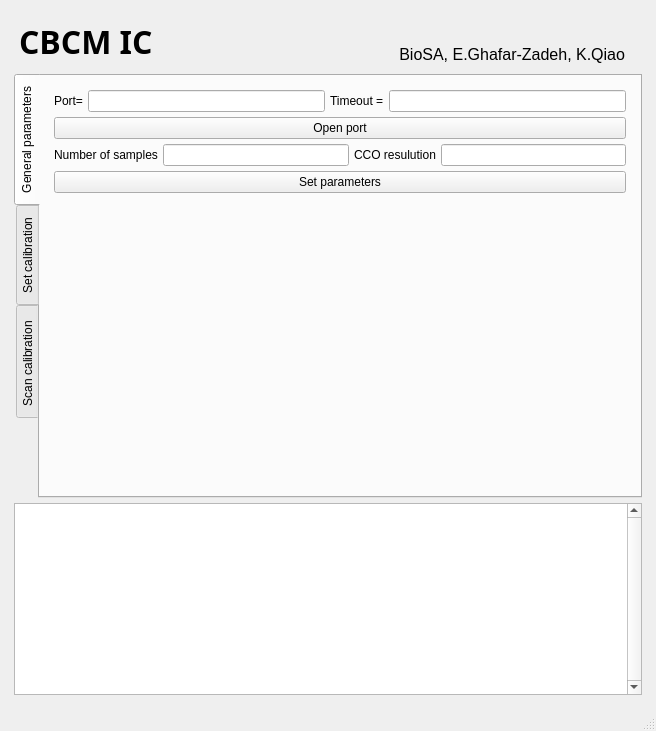
<?xml version="1.0" encoding="UTF-8"?>
<ui version="4.0">
 <class>MainWindow</class>
 <widget class="QMainWindow" name="MainWindow">
  <property name="geometry">
   <rect>
    <x>0</x>
    <y>0</y>
    <width>656</width>
    <height>731</height>
   </rect>
  </property>
  <property name="sizePolicy">
   <sizepolicy hsizetype="Preferred" vsizetype="Fixed">
    <horstretch>0</horstretch>
    <verstretch>0</verstretch>
   </sizepolicy>
  </property>
  <property name="windowTitle">
   <string>MainWindow</string>
  </property>
  <widget class="QWidget" name="centralwidget">
   <layout class="QVBoxLayout" name="verticalLayout_3">
    <item>
     <layout class="QVBoxLayout" name="overall_layout">
      <property name="spacing">
       <number>5</number>
      </property>
      <property name="leftMargin">
       <number>5</number>
      </property>
      <property name="topMargin">
       <number>5</number>
      </property>
      <property name="rightMargin">
       <number>5</number>
      </property>
      <property name="bottomMargin">
       <number>5</number>
      </property>
      <item>
       <layout class="QHBoxLayout" name="title_layout">
        <property name="spacing">
         <number>5</number>
        </property>
        <property name="leftMargin">
         <number>5</number>
        </property>
        <property name="topMargin">
         <number>5</number>
        </property>
        <property name="rightMargin">
         <number>5</number>
        </property>
        <property name="bottomMargin">
         <number>5</number>
        </property>
        <item>
         <widget class="QLabel" name="title">
          <property name="font">
           <font>
            <family>Arial Black</family>
            <pointsize>24</pointsize>
            <weight>75</weight>
            <bold>true</bold>
           </font>
          </property>
          <property name="locale">
           <locale language="English" country="Canada"/>
          </property>
          <property name="text">
           <string>CBCM IC</string>
          </property>
          <property name="textFormat">
           <enum>Qt::AutoText</enum>
          </property>
          <property name="alignment">
           <set>Qt::AlignLeading|Qt::AlignLeft|Qt::AlignTop</set>
          </property>
         </widget>
        </item>
        <item>
         <widget class="QLabel" name="authors">
          <property name="sizePolicy">
           <sizepolicy hsizetype="Preferred" vsizetype="Preferred">
            <horstretch>0</horstretch>
            <verstretch>0</verstretch>
           </sizepolicy>
          </property>
          <property name="font">
           <font>
            <pointsize>12</pointsize>
           </font>
          </property>
          <property name="locale">
           <locale language="English" country="Canada"/>
          </property>
          <property name="text">
           <string>BioSA, E.Ghafar-Zadeh, K.Qiao</string>
          </property>
          <property name="alignment">
           <set>Qt::AlignBottom|Qt::AlignRight|Qt::AlignTrailing</set>
          </property>
         </widget>
        </item>
        <item>
         <widget class="QLabel" name="logo">
          <property name="sizePolicy">
           <sizepolicy hsizetype="Fixed" vsizetype="Fixed">
            <horstretch>0</horstretch>
            <verstretch>0</verstretch>
           </sizepolicy>
          </property>
          <property name="locale">
           <locale language="English" country="Canada"/>
          </property>
          <property name="text">
           <string/>
          </property>
          <property name="textFormat">
           <enum>Qt::RichText</enum>
          </property>
          <property name="pixmap">
           <pixmap>rsz_3lassonde_300.jpg</pixmap>
          </property>
         </widget>
        </item>
       </layout>
      </item>
      <item>
       <widget class="QTabWidget" name="tabWidget">
        <property name="sizePolicy">
         <sizepolicy hsizetype="Preferred" vsizetype="Expanding">
          <horstretch>0</horstretch>
          <verstretch>0</verstretch>
         </sizepolicy>
        </property>
        <property name="layoutDirection">
         <enum>Qt::LeftToRight</enum>
        </property>
        <property name="locale">
         <locale language="English" country="Canada"/>
        </property>
        <property name="tabPosition">
         <enum>QTabWidget::West</enum>
        </property>
        <property name="currentIndex">
         <number>0</number>
        </property>
        <property name="iconSize">
         <size>
          <width>16</width>
          <height>16</height>
         </size>
        </property>
        <widget class="QWidget" name="general_parameters">
         <attribute name="title">
          <string>General parameters</string>
         </attribute>
         <layout class="QVBoxLayout" name="verticalLayout_7">
          <item>
           <layout class="QVBoxLayout" name="gen_param_layout">
            <property name="spacing">
             <number>5</number>
            </property>
            <property name="leftMargin">
             <number>5</number>
            </property>
            <property name="topMargin">
             <number>5</number>
            </property>
            <property name="rightMargin">
             <number>5</number>
            </property>
            <property name="bottomMargin">
             <number>5</number>
            </property>
            <item>
             <layout class="QHBoxLayout" name="set_port_input_layout">
              <item>
               <widget class="QLabel" name="port_label">
                <property name="text">
                 <string>Port=</string>
                </property>
               </widget>
              </item>
              <item>
               <widget class="QLineEdit" name="port_input"/>
              </item>
              <item>
               <widget class="QLabel" name="timeout_label">
                <property name="text">
                 <string>Timeout =</string>
                </property>
               </widget>
              </item>
              <item>
               <widget class="QLineEdit" name="timeout_input"/>
              </item>
             </layout>
            </item>
            <item>
             <widget class="QPushButton" name="open_port_button">
              <property name="text">
               <string>Open port</string>
              </property>
             </widget>
            </item>
            <item>
             <layout class="QHBoxLayout" name="set_param_input_layout">
              <item>
               <widget class="QLabel" name="num_samp_label">
                <property name="sizePolicy">
                 <sizepolicy hsizetype="Preferred" vsizetype="Fixed">
                  <horstretch>0</horstretch>
                  <verstretch>0</verstretch>
                 </sizepolicy>
                </property>
                <property name="text">
                 <string>Number of samples</string>
                </property>
               </widget>
              </item>
              <item>
               <widget class="QLineEdit" name="num_samp_input"/>
              </item>
              <item>
               <widget class="QLabel" name="res_CCO_label">
                <property name="sizePolicy">
                 <sizepolicy hsizetype="Preferred" vsizetype="Fixed">
                  <horstretch>0</horstretch>
                  <verstretch>0</verstretch>
                 </sizepolicy>
                </property>
                <property name="text">
                 <string>CCO resulution</string>
                </property>
               </widget>
              </item>
              <item>
               <widget class="QLineEdit" name="res_CCO_input"/>
              </item>
             </layout>
            </item>
            <item>
             <widget class="QPushButton" name="set_param_button">
              <property name="text">
               <string>Set parameters</string>
              </property>
             </widget>
            </item>
            <item>
             <spacer name="verticalSpacer">
              <property name="orientation">
               <enum>Qt::Vertical</enum>
              </property>
              <property name="sizeHint" stdset="0">
               <size>
                <width>20</width>
                <height>40</height>
               </size>
              </property>
             </spacer>
            </item>
           </layout>
          </item>
         </layout>
        </widget>
        <widget class="QWidget" name="set_cal">
         <property name="locale">
          <locale language="English" country="Canada"/>
         </property>
         <attribute name="title">
          <string>Set calibration</string>
         </attribute>
         <layout class="QVBoxLayout" name="verticalLayout_8">
          <item>
           <layout class="QVBoxLayout" name="set_cal_layout">
            <property name="spacing">
             <number>5</number>
            </property>
            <property name="leftMargin">
             <number>5</number>
            </property>
            <property name="topMargin">
             <number>5</number>
            </property>
            <property name="rightMargin">
             <number>5</number>
            </property>
            <property name="bottomMargin">
             <number>5</number>
            </property>
            <item>
             <widget class="QLabel" name="cal_label">
              <property name="sizePolicy">
               <sizepolicy hsizetype="Preferred" vsizetype="Fixed">
                <horstretch>0</horstretch>
                <verstretch>0</verstretch>
               </sizepolicy>
              </property>
              <property name="text">
               <string>Please enter calibration sequence in binary:</string>
              </property>
              <property name="alignment">
               <set>Qt::AlignLeading|Qt::AlignLeft|Qt::AlignTop</set>
              </property>
             </widget>
            </item>
            <item>
             <widget class="QLineEdit" name="cal_input"/>
            </item>
            <item>
             <widget class="QPushButton" name="set_cal_button">
              <property name="text">
               <string>Set calibration</string>
              </property>
             </widget>
            </item>
            <item>
             <spacer name="verticalSpacer_2">
              <property name="orientation">
               <enum>Qt::Vertical</enum>
              </property>
              <property name="sizeHint" stdset="0">
               <size>
                <width>20</width>
                <height>40</height>
               </size>
              </property>
             </spacer>
            </item>
           </layout>
          </item>
         </layout>
        </widget>
        <widget class="QWidget" name="scan_cal">
         <attribute name="title">
          <string>Scan calibration </string>
         </attribute>
         <layout class="QVBoxLayout" name="verticalLayout_9">
          <item>
           <layout class="QVBoxLayout" name="scan_cal_layout">
            <property name="spacing">
             <number>5</number>
            </property>
            <property name="sizeConstraint">
             <enum>QLayout::SetDefaultConstraint</enum>
            </property>
            <property name="leftMargin">
             <number>5</number>
            </property>
            <property name="topMargin">
             <number>5</number>
            </property>
            <property name="rightMargin">
             <number>5</number>
            </property>
            <property name="bottomMargin">
             <number>5</number>
            </property>
            <item>
             <widget class="QPushButton" name="start_scan_botton">
              <property name="sizePolicy">
               <sizepolicy hsizetype="Expanding" vsizetype="Fixed">
                <horstretch>0</horstretch>
                <verstretch>0</verstretch>
               </sizepolicy>
              </property>
              <property name="text">
               <string>Start Scanning</string>
              </property>
             </widget>
            </item>
           </layout>
          </item>
         </layout>
        </widget>
       </widget>
      </item>
      <item>
       <widget class="QTextBrowser" name="cmd_line_output">
        <property name="sizePolicy">
         <sizepolicy hsizetype="Expanding" vsizetype="Preferred">
          <horstretch>0</horstretch>
          <verstretch>0</verstretch>
         </sizepolicy>
        </property>
        <property name="locale">
         <locale language="English" country="Canada"/>
        </property>
        <property name="verticalScrollBarPolicy">
         <enum>Qt::ScrollBarAlwaysOn</enum>
        </property>
       </widget>
      </item>
     </layout>
    </item>
   </layout>
  </widget>
  <widget class="QStatusBar" name="statusbar">
   <property name="locale">
    <locale language="English" country="Canada"/>
   </property>
  </widget>
 </widget>
 <resources/>
 <connections/>
</ui>
